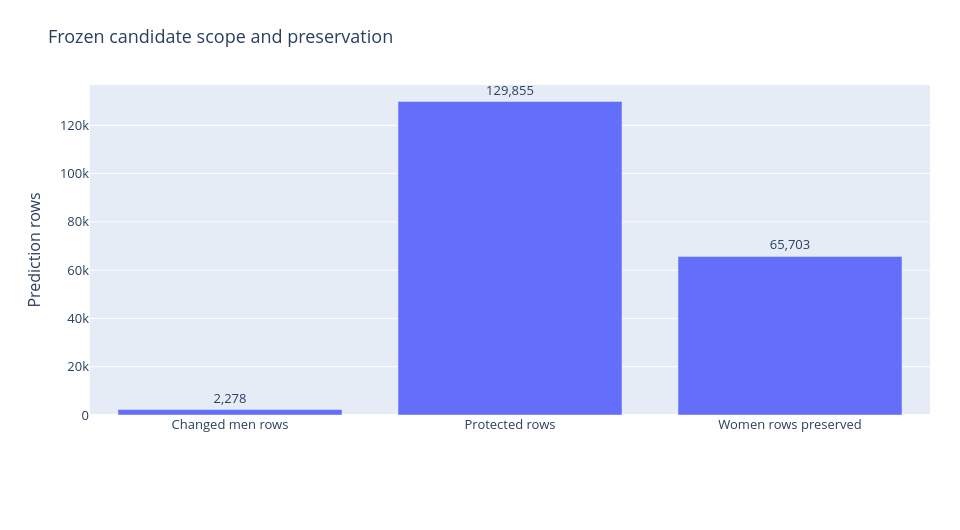

Notebook code for this chart:
### Markdown cell above
## 5. Frozen candidate scope
The candidate changes only the approved men’s scope, does not overwrite the scored champion, preserves every women’s row, and made no Kaggle submission in the candidate-build milestone.

### Code cell
chart('candidate_scope','Frozen candidate scope and preservation',['Changed men rows','Protected rows','Women rows preserved'],[c['changed_mens_rows'],c['protected_rows'],c['women_rows_byte_identical']],'Prediction rows')

### Figure 1 — Plotly figure (JSON) as saved in the notebook; plotly's stock layout.template omitted (floating-point values rounded to 4 significant figures)
{"data": [{"text": ["2,278", "129,855", "65,703"], "textposition": "outside", "type": "bar", "x": ["Changed men rows", "Protected rows", "Women rows preserved"], "y": [2278.0, 129900.0, 65700.0]}], "layout": {"font": {"size": 13}, "height": 530, "margin": {"b": 115, "l": 90, "r": 30, "t": 85}, "title": {"text": "Frozen candidate scope and preservation"}, "width": 960, "xaxis": {"type": "category"}, "yaxis": {"title": {"text": "Prediction rows"}}}}
